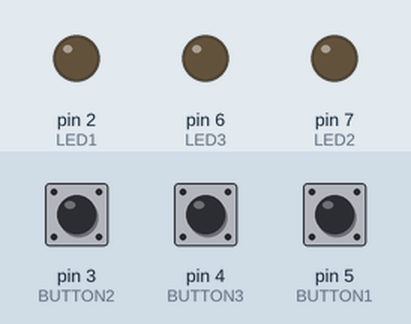
Simulated run of this sketch. Board: Arduino Uno, built with avr-gcc and run on an emulated ATmega328P. Shown: output pins drawn as LEDs (lit = HIGH). Dashed ring = blinking. Inputs (shaded band) come from the test bench; at power-on: pin 4 (BUTTON3) LOW, pin 3 (BUTTON2) LOW, pin 5 (BUTTON1) LOW.

Above: at 1.2 s.
1.3 s: pin 4 (BUTTON3) pulled HIGH for 1 s
At 1.51 s:
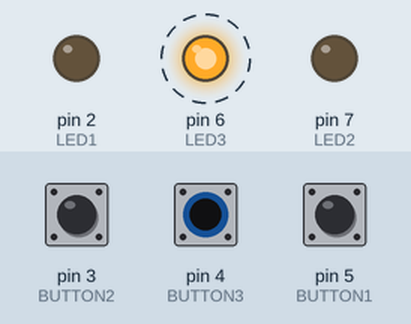
4.3 s: pin 3 (BUTTON2) pulled HIGH for 0.15 s
At 5.5 s:
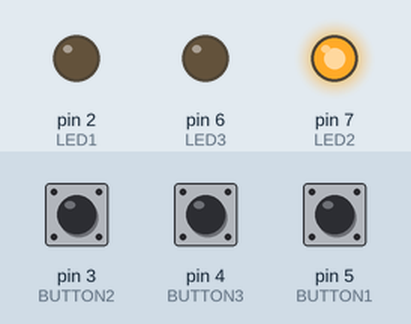
5.9 s: pin 5 (BUTTON1) pulled HIGH for 0.15 s
At 6.8 s:
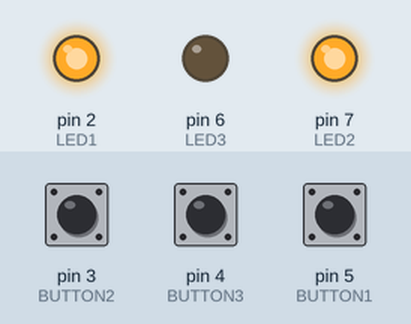
7.5 s: pin 4 (BUTTON3) pulled HIGH for 0.15 s
At 7.71 s:
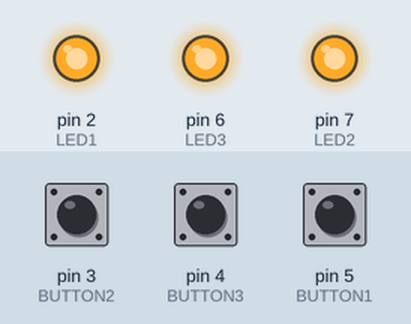
9.4 s: pin 3 (BUTTON2) pulled HIGH for 1 s
At 10.7 s:
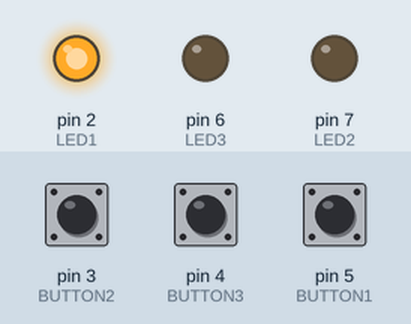
11.9 s: pin 4 (BUTTON3) pulled HIGH for 0.15 s
At 12.11 s:
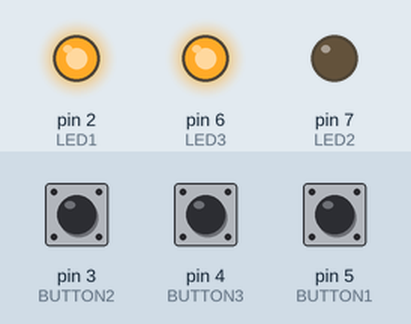
Timing chart, 0 to 14.8 s (numbered marks = the images above; inputs shaded):
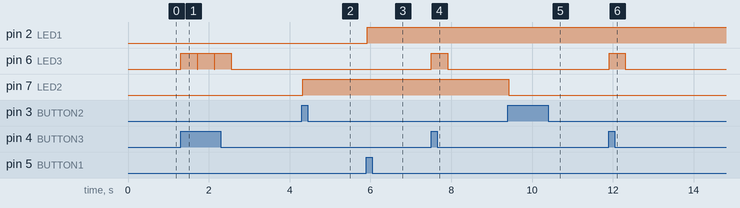

The sketch:

final1.ino
```cpp
const int LED3 = 6;
const int LED1 = 2;
const int LED2 = 7;

const int BUTTON3 = 4;
const int BUTTON1 = 5;//the input pin where the
const int BUTTON2 = 3;//the input pin where the

int val3 = 0;
int old_val3 = 0;
int state3 = 0;


int val1 = 0;         //val will be used to store the state
                     //of the input pin
int old_val1 = 0;     //this variable stores the previous
                     //value of "val"
int state1 = 0;       //0 = LED off while 1 = LED on

int val2 = 0;         //val will be used to store the state
                     //of the input pin
int old_val2 = 0;     //this variable stores the previous
                     //value of "val"
int state2 = 0;       //0 = LED off while 1 = LED on


void setup() {
  // put your setup code here, to run once:
pinMode(LED3, OUTPUT); // sets the digital pin as output

pinMode(BUTTON3,INPUT);  //and the Button is an input


  // put your setup code here, to run once:
pinMode(LED1, OUTPUT); // sets the digital pin as output
pinMode(LED2, OUTPUT); // sets the digital pin as output
pinMode(BUTTON1,INPUT);  //and the Button is an input
pinMode(BUTTON2,INPUT);  //and the Button is an input
}

void loop() {
  // put your main code here, to run repeatedly:

val3 = digitalRead(BUTTON3);//read input value and store it


if (val3 == HIGH){
  delay(10);
  digitalWrite(LED3, HIGH);  // turns the LED on
  delay(400);
  digitalWrite(LED3, LOW);  // turns the LED off
  delay(10);
}

  // put your main code here, to run repeatedly:

val1 = digitalRead(BUTTON1);//read input value and store it
val2 = digitalRead(BUTTON2);//read input value and store it

if ((val1 == HIGH)&&(old_val1==LOW)){
  delay(10);
}
if ((val1 == HIGH)&&(old_val1==LOW)){
  state1 = 1 - state1;
  delay(10);
}

if ((val2 == HIGH)&&(old_val2==LOW)){
  delay(10);
}
if ((val2 == HIGH)&&(old_val2==LOW)){
  state2 = 1 - state2;
  delay(10);
}

old_val1 = val1;          //val is now old, let's store it
old_val2 = val2;          //val is now old, let's store it

if (state1 == 1){
digitalWrite(LED1, HIGH); // turns the LED on

}else{
digitalWrite(LED1, LOW);  // turns the LED off
}

if (state2 == 1){
digitalWrite(LED2, HIGH); // turns the LED on

}else{
digitalWrite(LED2, LOW);  // turns the LED off
}

}
```

Measured:
- after the input at 1.3 s, pin 6 (LED3): alternates HIGH for 0.40 s and LOW for 0.02 s, 6 changes in all, then stays LOW, starting at once
- after the input at 4.3 s, pin 7 (LED2): LOW → HIGH at once
- after the input at 5.9 s, pin 2 (LED1): LOW → HIGH at once
- after the input at 7.5 s, pin 6 (LED3): LOW → HIGH at once, → LOW 0.40 s later
- after the input at 9.4 s, pin 7 (LED2): HIGH → LOW at once
- after the input at 11.9 s, pin 6 (LED3): LOW → HIGH at once, → LOW 0.40 s later
